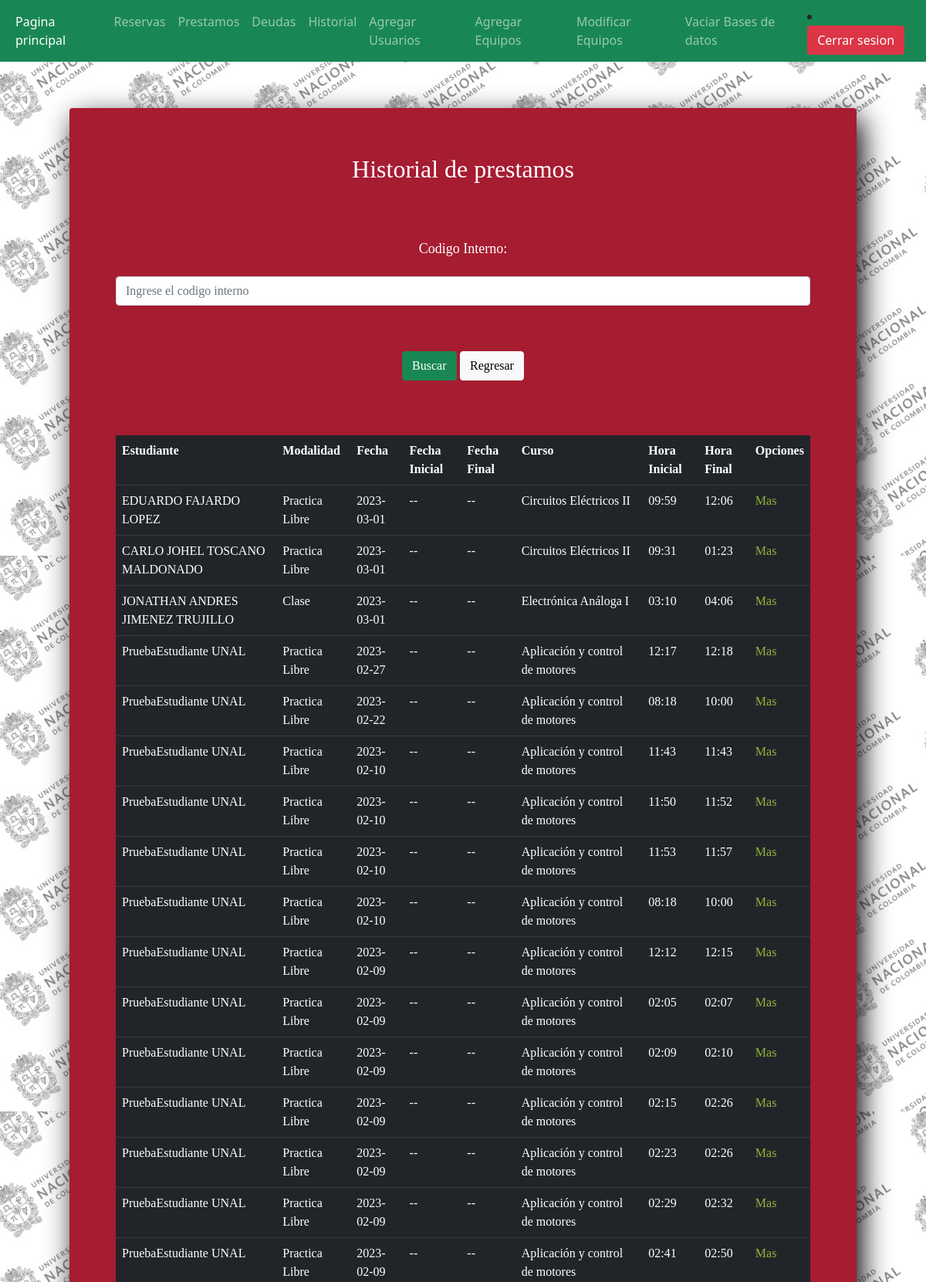
Page /admin/history.php (signed in, upper part) on the committed database.
### tables this page shows
CREATE TABLE `requests` (
  `request_id` int(11) NOT NULL,
  `modalidad` varchar(128) DEFAULT NULL,
  `fecha` date DEFAULT NULL,
  `curso` varchar(128) DEFAULT NULL,
  `hora_ini` varchar(8) DEFAULT NULL,
  `hora_fin` varchar(8) DEFAULT NULL,
  `estado` varchar(128) DEFAULT NULL,
  `ti_un` bigint(20) DEFAULT NULL,
  `fecha_ini` date DEFAULT NULL,
  `fecha_fin` date DEFAULT NULL,
  `fecha_solicitud` date DEFAULT NULL
);

CREATE TABLE `students` (
  `ti_un` bigint(20) NOT NULL,
  `name` varchar(128) DEFAULT NULL,
  `last_name` varchar(128) DEFAULT NULL,
  `email` varchar(128) DEFAULT NULL,
  `username` varchar(128) DEFAULT NULL,
  `pass` bigint(20) DEFAULT NULL,
  `document_type` varchar(128) DEFAULT NULL,
  `document` bigint(20) DEFAULT NULL
);

### admin/functions.php (called while the page is built, shortened)
<?php
function Load($pdo, $database){
    $stmt = $pdo->query('SELECT * FROM '.$database);
    return $stmt->fetchAll(PDO::FETCH_ASSOC);
}
?>

### admin/history.php (the view, shortened to what this page needs)
<?php
require_once 'pdo.php';
require_once 'functions.php';
$history = Load($pdo, 'history');
?>
<!DOCTYPE html>
<html>
<head>
    <link rel='stylesheet' type='text/css' media='screen' href='estilo.css'>
</head>
<body>
    <section class="form-register">
    <form method="post">
  <div align="center">
    <h2>Historial de prestamos</h2></div>
    <p><form method="post">
        <p><label for="code" class="form-label">Codigo Interno:</label></p>
        <input  class="form-control" type="text" name="code" placeholder="Ingrese el codigo interno"></p>
        <p><input type="submit" class="btn btn-success" value="Buscar">
        <input type="submit" class="btn btn-light" name="back" value="Regresar"></p>
    </form></p>
    <table>
    <?php
    if (count($history)>0){
        echo '<table class="table table-dark table-hover">';
        echo '<tr><th>Estudiante</th>';
        echo '<th>Modalidad</th>';
        echo '<th>Fecha</th>';
        echo '<th>Fecha Inicial</th>';
        echo '<th>Fecha Final</th>';
        echo '<th>Curso</th>';
        echo '<th>Hora Inicial</th>';
        echo '<th>Hora Final</th>';
        echo '<th>Opciones</th></tr>';
        if (isset($_SESSION['code'])){
            $stmt = $pdo->prepare('SELECT * FROM requests JOIN students JOIN
            requests_equipment_codes JOIN codes ON requests.ti_un=students.ti_un
            AND requests.request_id=requests_equipment_codes.request_id AND
            requests_equipment_codes.code_id=codes.code_id WHERE estado="Desactivado"
            AND codes.code=:c ORDER BY fecha DESC');
            $stmt->execute(array(':c'=>$_SESSION['code']));
            unset($_SESSION['code']);
        }
        else{
            $stmt = $pdo->query('SELECT * FROM requests JOIN students  ON
            requests.ti_un=students.ti_un WHERE estado="Desactivado"
            ORDER BY fecha DESC');
        }
        while ( $history = $stmt->fetch(PDO::FETCH_ASSOC)) {
            if ($history['modalidad']=='Clase' || $history['modalidad']=='Practica Libre'){
                $history['fecha_ini'] = '--';
                $history['fecha_fin'] = '--';
            }
            if ($history['modalidad']=='Casa'){
                $history['fecha'] = '--';
                $history['hora_ini'] = '--';
                $history['hora_fin'] = '--';
            }
            echo '<tr>';
            echo '<td>'.$history['name'].' '.$history['last_name'].'</td>';
            echo '<td>'.$history['modalidad'].'</td>';
            echo '<td>'.$history['fecha'].'</td>';
            echo '<td>'.$history['fecha_ini'].'</td>';
            echo '<td>'.$history['fecha_fin'].'</td>';
            echo '<td>'.$history['curso'].'</td>';
            echo '<td>'.$history['hora_ini'].'</td>';
            echo '<td>'.$history['hora_fin'].'</td>';
            echo '<td><a href="detail_history.php?request_id='.$history['request_id'].'">Mas</a></td>';
            echo '</tr>';
        }
        echo '</table></p></td>';
    }else{
        echo '<p style="color:yellow;">En este momento el historial de prestamos esta vacio</p>';
    }
    ?>
    </table>
</section>
</body>
</html>

### admin/estilo.css (style rules this page uses)
* { margin: 0; padding: 0; box-sizing: border-box; }
html { min-height: 100%; position: relative; }
body { margin: 0; margin-bottom: 40px; background-image: url('images/fondo2.jpeg'); }
.form-register { width: 85%; background: #A61C31; padding: 60px; margin: auto; margin-top: 60px; margin-bottom: 200px; border-radius: 4px; font-family: 'calibri'; color: white; box-shadow: 7px 13px 37px #000; }
.form-register p { height: 40px; text-align: center; font-size: 18px; line-height: 40px; }
.form-register a { color: #94B43B; text-decoration: none; }

### rows in the picture
requests: ti_un.name "EDUARDO", ti_un.last_name "FAJARDO LOPEZ", modalidad "Practica Libre", fecha "2023-03-01", fecha_ini "--", fecha_fin "--", curso "Circuitos Eléctricos II", hora_ini "09:59", hora_fin "12:06"
requests: ti_un.name "CARLO JOHEL", ti_un.last_name "TOSCANO MALDONADO", modalidad "Practica Libre", fecha "2023-03-01", fecha_ini "--", fecha_fin "--", curso "Circuitos Eléctricos II", hora_ini "09:31", hora_fin "01:23"
requests: ti_un.name "JONATHAN ANDRES", ti_un.last_name "JIMENEZ TRUJILLO", modalidad "Clase", fecha "2023-03-01", fecha_ini "--", fecha_fin "--", curso "Electrónica Análoga I", hora_ini "03:10", hora_fin "04:06"
requests: ti_un.name "PruebaEstudiante", ti_un.last_name "UNAL", modalidad "Practica Libre", fecha "2023-02-27", fecha_ini "--", fecha_fin "--", curso "Aplicación y control de motores", hora_ini "12:17", hora_fin "12:18"
requests: ti_un.name "PruebaEstudiante", ti_un.last_name "UNAL", modalidad "Practica Libre", fecha "2023-02-22", fecha_ini "--", fecha_fin "--", curso "Aplicación y control de motores", hora_ini "08:18", hora_fin "10:00"
requests: ti_un.name "PruebaEstudiante", ti_un.last_name "UNAL", modalidad "Practica Libre", fecha "2023-02-10", fecha_ini "--", fecha_fin "--", curso "Aplicación y control de motores", hora_ini "11:43", hora_fin "11:43"
requests: ti_un.name "PruebaEstudiante", ti_un.last_name "UNAL", modalidad "Practica Libre", fecha "2023-02-10", fecha_ini "--", fecha_fin "--", curso "Aplicación y control de motores", hora_ini "11:50", hora_fin "11:52"
requests: ti_un.name "PruebaEstudiante", ti_un.last_name "UNAL", modalidad "Practica Libre", fecha "2023-02-10", fecha_ini "--", fecha_fin "--", curso "Aplicación y control de motores", hora_ini "11:53", hora_fin "11:57"
requests: ti_un.name "PruebaEstudiante", ti_un.last_name "UNAL", modalidad "Practica Libre", fecha "2023-02-10", fecha_ini "--", fecha_fin "--", curso "Aplicación y control de motores", hora_ini "08:18", hora_fin "10:00"
requests: ti_un.name "PruebaEstudiante", ti_un.last_name "UNAL", modalidad "Practica Libre", fecha "2023-02-09", fecha_ini "--", fecha_fin "--", curso "Aplicación y control de motores", hora_ini "12:12", hora_fin "12:15"
requests: ti_un.name "PruebaEstudiante", ti_un.last_name "UNAL", modalidad "Practica Libre", fecha "2023-02-09", fecha_ini "--", fecha_fin "--", curso "Aplicación y control de motores", hora_ini "02:05", hora_fin "02:07"
requests: ti_un.name "PruebaEstudiante", ti_un.last_name "UNAL", modalidad "Practica Libre", fecha "2023-02-09", fecha_ini "--", fecha_fin "--", curso "Aplicación y control de motores", hora_ini "02:09", hora_fin "02:10"
requests: ti_un.name "PruebaEstudiante", ti_un.last_name "UNAL", modalidad "Practica Libre", fecha "2023-02-09", fecha_ini "--", fecha_fin "--", curso "Aplicación y control de motores", hora_ini "02:15", hora_fin "02:26"
requests: ti_un.name "PruebaEstudiante", ti_un.last_name "UNAL", modalidad "Practica Libre", fecha "2023-02-09", fecha_ini "--", fecha_fin "--", curso "Aplicación y control de motores", hora_ini "02:23", hora_fin "02:26"
requests: ti_un.name "PruebaEstudiante", ti_un.last_name "UNAL", modalidad "Practica Libre", fecha "2023-02-09", fecha_ini "--", fecha_fin "--", curso "Aplicación y control de motores", hora_ini "02:29", hora_fin "02:32"
requests: ti_un.name "PruebaEstudiante", ti_un.last_name "UNAL", modalidad "Practica Libre", fecha "2023-02-09", fecha_ini "--", fecha_fin "--", curso "Aplicación y control de motores", hora_ini "02:41", hora_fin "02:50"
